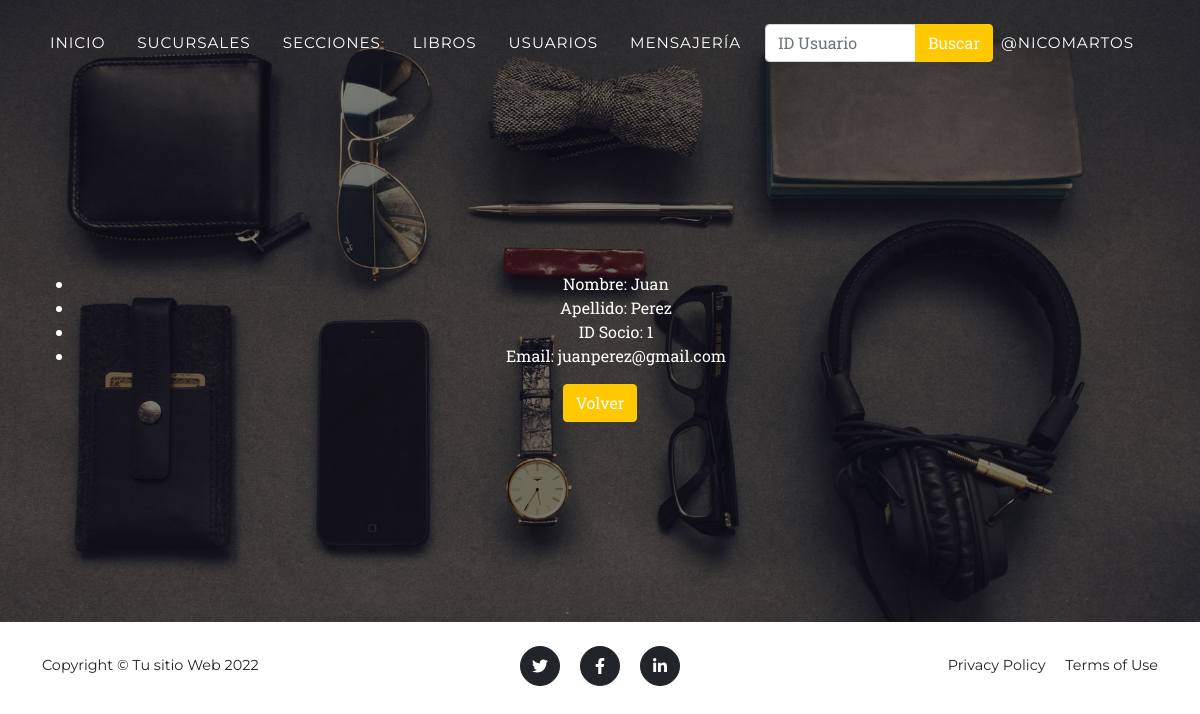
/BookApp/usuarios/view/1 (signed in), run on the app's committed database.
### AppEntrega1/models.py (models this page shows, shortened)
class Usuario(models.Model):
    nombre = models.CharField(max_length=30)
    apellido = models.CharField(max_length=30)
    id_socio = models.IntegerField()
    email = models.EmailField()

### AppEntrega1/views.py (the view)
# urls.py: path('usuarios/view/<pk>', UsuarioDetailView.as_view(), name = 'usuario_view'),
class UsuarioDetailView(LoginRequiredMixin, DetailView):
    model = Usuario
    template_name = 'AppEntrega1/ver_usuario.html'

### templates/AppEntrega1/ver_usuario.html (shortened to what this page needs)
{% extends 'AppEntrega1/padre.html' %}
{% block respectivo1 %}
    <ul>
        <li> Nombre: {{usuario.nombre}}</li>
        <li> Apellido: {{usuario.apellido}}</li>
        <li> ID Socio: {{usuario.id_socio}}</li>
        <li> Email: {{usuario.email}}</li>
    </ul>
    <a class="btn btn-primary" href="{% url 'usuarios' %}"> Volver </a>
{% endblock %}

### templates/AppEntrega1/padre.html (shortened to what this page needs)
<!DOCTYPE html>
<html lang="en">
    <head>
        {% load static %}
        <link href="{% static 'AppEntrega1/css/styles.css' %}" rel="stylesheet" />
    </head>
    <body id="page-top">
        <nav class="navbar navbar-expand-lg navbar-dark fixed-top" id="mainNav">
            <div class="container">
                <div class="collapse navbar-collapse" id="navbarResponsive">
                    <ul class="navbar-nav text-uppercase ms-auto py-4 py-lg-0">
                        <li class="nav-item"><a class="nav-link" href="{% url 'home' %}">Inicio</a>
                        <li class="nav-item"><a class="nav-link" href="{% url 'sucursales' %}">Sucursales</a></li>
                        <li class="nav-item"><a class="nav-link" href="{% url 'secciones' %}">Secciones</a></li>
                        <li class="nav-item"><a class="nav-link" href="{% url 'libros' %}">Libros</a></li>
                        <li class="nav-item"><a class="nav-link" href="{% url 'usuarios' %}">Usuarios</a></li>
                        <li class="nav-item"><a class="nav-link" href="{% url 'mensajeria' %}">Mensajería</a></li>
                        <form class="input-group mb-3" action="{% url 'buscar' %}" method="GET">
                            <input type="text" class="form-control" placeholder="ID Usuario" name="id_socio">
                            <button class="btn btn-primary" type="submit" href="{% url 'busqueda_usuario' %}">Buscar</button>
                        </form>
                        {% if not user.is_authenticated %}
                            <li class="nav-item"><a class="btn btn-primary" href="{% url 'home' %}">Login</a></li>
                        {% else %}
                            <li class="nav-item"><a class="nav-link" href="{% url 'mi_perfil' %}">@{{user.username}}</a></li>
                        {% endif %}
                    </ul>
                </div>
            </div>
        </nav>
        <header class="masthead">
            <div class="container">
               {% block respectivo1 %}
               {% endblock %}
            </div>
        </header>
        <footer class="footer py-4">
            <div class="container">
                <div class="row align-items-center">
                    <div class="col-lg-4 text-lg-start">Copyright &copy; Tu sitio Web 2022</div>
                    <div class="col-lg-4 my-3 my-lg-0">
                        <a class="btn btn-dark btn-social mx-2" href="https://www.twitter.com/"><i class="fab fa-twitter"></i></a>
                        <a class="btn btn-dark btn-social mx-2" href="https://www.facebook.com/"><i class="fab fa-facebook-f"></i></a>
                        <a class="btn btn-dark btn-social mx-2" href="https://www.linkedin.com/"><i class="fab fa-linkedin-in"></i></a>
                    </div>
                    <div class="col-lg-4 text-lg-end">
                        <a class="link-dark text-decoration-none me-3" href="{% url 'pagina_construccion' %}">Privacy Policy</a>
                        <a class="link-dark text-decoration-none" href="{% url 'pagina_construccion' %}">Terms of Use</a>
                    </div>
                </div>
            </div>
        </footer>

### data on the page
Usuario: nombre "Juan", apellido "Perez", id_socio "1", email "juanperez@gmail.com"

### other printed values
{{ user.username }} "NICOMARTOS"
